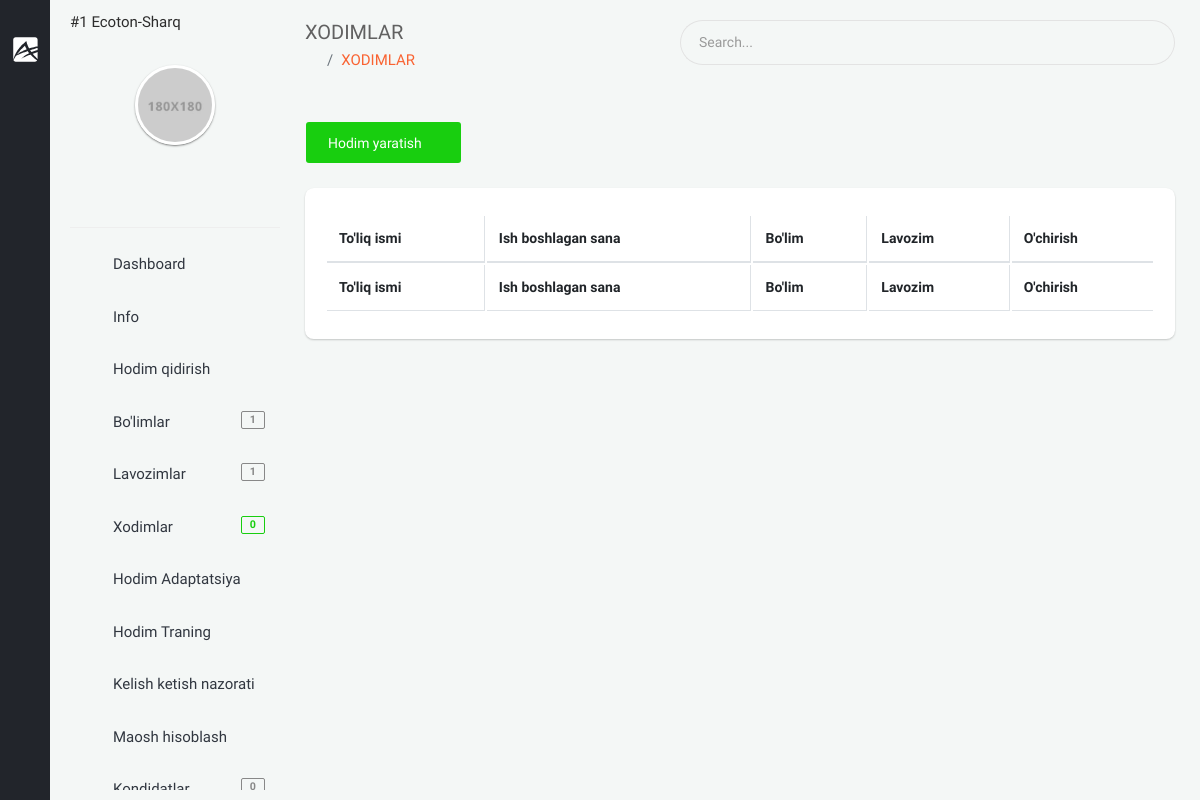
Before: /backoffice/staff (signed in) with the older database file.
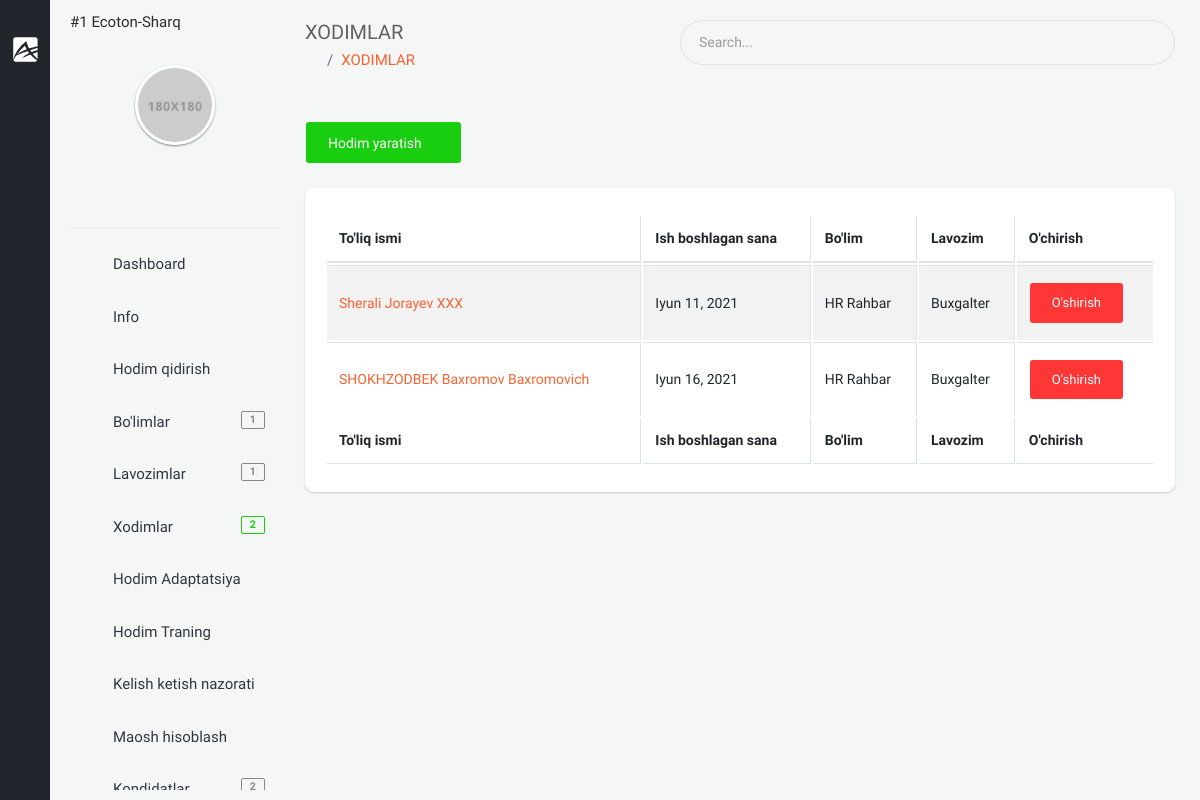
After: the same page with the newer database file.
### app/models.py (models this page shows, shortened)
class User(AbstractUser):
    branch = models.ForeignKey(Branch, on_delete=models.CASCADE, null=True, blank=True, verbose_name="Filial")
    company = models.ForeignKey("Company", on_delete=models.CASCADE, null=True, blank=True, verbose_name='Kompaniya')
    is_director = models.BooleanField(default=True)
    is_staff = models.BooleanField(default=True)
    created_at = models.DateTimeField(auto_now_add=True)
    class Meta:
        verbose_name_plural = "HR"

class Company(models.Model):
    name = models.CharField(max_length=100, verbose_name="Kompaniya nomi")
    phone = models.CharField(max_length=25, null=True, blank=True, verbose_name="Kompaniya telefon raqami")
    type = models.ForeignKey(TypeCompany, on_delete=models.CASCADE, null=True, blank=True,
                             verbose_name="Kompaniya turi")
    address = models.CharField(max_length=255, null=True, blank=True, verbose_name="Kompaniya manzili")
    creator = models.CharField(max_length=255, null=True, blank=True, verbose_name="Kompaniya asoschisi")
    text = RichTextUploadingField(null=True, blank=True, verbose_name="Kompaniya haqida qisqacha ma'lumot")
    video = models.FileField(upload_to='company/video/', null=True, blank=True,
                             verbose_name="Kompaniya haqida qisqacha video")
    info = models.TextField(null=True, blank=True, verbose_name="Bot uchun qisqacha ma'lumot")
    logo = models.ImageField(upload_to='company/image/', null=True, blank=True, verbose_name="Kompaniya logotipi")
    amount_of_staff = models.IntegerField(verbose_name="Hodimlar soni", default=1)
    created_at = models.DateTimeField(auto_now_add=True)
    def __str__(self):
        return f'#{self.id}  {self.name}'
    class Meta:
        ordering = ['-created_at']
        verbose_name_plural = "Kompaniya ma'lumotini qo'shish"

class Staff(models.Model):
    GENDER = (
        ('male', 'Erkak'),
        ('female', 'Ayol')
    )
    company = models.ForeignKey(Company, on_delete=models.CASCADE, verbose_name="Kompaniya")
    first_name = models.CharField(null=True, blank=True, max_length=255, verbose_name="Ism")
    second_name = models.CharField(null=True, blank=True, max_length=255, verbose_name="Familiya")
    last_name = models.CharField(null=True, blank=True, max_length=255, verbose_name="Otasining ismi")
    username = models.CharField(null=True, blank=True, max_length=255, verbose_name="Username")
    birth_date = models.DateField(null=True, blank=True, verbose_name="Tug'ilgan sana")
    gender = models.CharField(choices=GENDER, max_length=10, verbose_name="Jinsi")
    password = models.CharField(null=True, blank=True, max_length=255, verbose_name="parol")
    tabel_number = models.PositiveIntegerField(null=True, blank=True, verbose_name="Tabel raqami")
    start_work_at = models.DateField(null=True, blank=True, verbose_name="Ish boshlagan sana")
    account_number = models.BigIntegerField(null=True, blank=True, verbose_name="Xisob raqami")
    email = models.EmailField(unique=True, verbose_name="Elektron manzil")
    mobile_phone = models.CharField(null=True, blank=True, max_length=15, verbose_name="Mobil telefon")
    home_phone = models.CharField(null=True, blank=True, max_length=15, verbose_name="Uy telefoni")
    work_phone = models.CharField(null=True, blank=True, max_length=15, verbose_name="Ish telefoni")
    address = models.CharField(null=True, blank=True, max_length=255, verbose_name="Uy manzili")
    image = models.ImageField(upload_to='company/staff/image/', null=True, blank=True, verbose_name="Xodimning rasmi")
    qr_code = models.ImageField(upload_to='company/staff/qr_code/', null=True, blank=True,
                                verbose_name="Xodimning qr code")
    department = models.ForeignKey(Department, on_delete=models.CASCADE, verbose_name="Bo'lim")
    position = models.ForeignKey(Position, on_delete=models.CASCADE, verbose_name="Lavozim")
    note = models.CharField(max_length=255, null=True, blank=True, verbose_name="Eslatma")
    work_plan = models.ForeignKey(WorkPlan, on_delete=models.CASCADE, null=True, blank=True, verbose_name="Ish jadvali")
    created_at = models.DateTimeField(auto_now_add=True)
    class Meta:
        ordering = ['-created_at']
        verbose_name_plural = "Xodimlar"

class Department(models.Model):
    name = models.CharField(max_length=255, verbose_name="Bo'lim nomi")
    info = models.CharField(max_length=255, null=True, blank=True, verbose_name="Bo'lim haqida")
    company = models.ForeignKey(Company, on_delete=models.CASCADE, verbose_name='Kompaniya')
    created_at = models.DateTimeField(auto_now_add=True)
    def __str__(self):
        return self.name
    class Meta:
        ordering = ['-created_at']
        verbose_name_plural = "Bo'limlar"

class Position(models.Model):
    name = models.CharField(max_length=255, verbose_name="Lavozim nomi")
    info = models.CharField(max_length=255, null=True, blank=True, verbose_name='Lavozim haqida')
    company = models.ForeignKey(Company, on_delete=models.CASCADE, verbose_name='Kompaniya')
    created_at = models.DateTimeField(auto_now_add=True)
    def __str__(self):
        return self.name
    class Meta:
        ordering = ['-created_at']
        verbose_name_plural = "Lavozim"

### backoffice/views.py (the view)
# urls.py: path('staff', views.StaffListTemplate.as_view(), name="staff"),
class StaffListTemplate(LoginRequiredMixin, generic.ListView):
    template_name = 'backoffice/pages/staff/list.html'
    model = models.Staff
    def get_context_data(self, *, object_list=None, **kwargs):
        staff = super(StaffListTemplate, self).get_context_data(**kwargs)
        company = self.request.user.company
        staff['staffs'] = models.Staff.objects.filter(company=company).order_by('-created_at')
        return staff

### templates/backoffice/pages/staff/list.html (shortened to what this page needs)
{% extends 'backoffice/base.html' %}
{% block content %}
    <section class="content">
    <div class="container-fluid">
        <div class="block-header">
            <div class="row clearfix">
                <div class="col-lg-5 col-md-5 col-sm-12">
                    <h2>XODIMLAR</h2>
                    <ul class="breadcrumb padding-0">
                        <li class="breadcrumb-item"><a href="{% url 'backoffice-main' %}"><i class="zmdi zmdi-home"></i></a></li>
                        <li class="breadcrumb-item"><a href="javascript:void(0);">XODIMLAR</a></li>
                    </ul>
                </div>
                <div class="col-lg-7 col-md-7 col-sm-12">
                    <div class="input-group m-b-0">
                        <input type="text" class="form-control" placeholder="Search...">
                        <span class="input-group-addon">
                            <i class="zmdi zmdi-search"></i>
                        </span>
                    </div>
                </div>
            </div>
        </div>
        <div class="row clearfix">
            <div class="col-lg-12">
                <div class="card">
                    <div class="header">
                        <a href="{% url 'staff_create' %}" class="btn btn-success">Hodim yaratish <i class="zmdi zmdi-plus"></i></a>
                    </div>
                    <div class="body">
                        <div class="table-responsive">
                            <table class="table table-bordered table-striped table-hover js-basic-example dataTable">
                                <thead>
                                   <tr>
                                        <th>To'liq ismi</th>
                                        <th>Ish boshlagan sana</th>
                                        <th>Bo'lim</th>
                                        <th>Lavozim</th>
                                        <th>O'chirish</th>
                                    </tr>
                                </thead>
                                <tfoot>
                                    <tr>
                                        <th>To'liq ismi</th>
                                        <th>Ish boshlagan sana</th>
                                        <th>Bo'lim</th>
                                        <th>Lavozim</th>
                                        <th>O'chirish</th>
                                    </tr>
                                </tfoot>
                                <tbody>
                                    {% for staff in staffs %}
                                        <tr>
                                            <td><a href="{% url 'staff-detail' staff.pk %}">{{ staff.first_name }} {{ staff.second_name }} {{ staff.last_name }}</a></td>
                                            <td>{{ staff.birth_date }}</td>
                                            <td>{{ staff.department }}</td>
                                            <td>{{ staff.position}}</td>
                                            <td>
                                                <form action="{% url 'staff_delete' pk=staff.id %}" method="POST">
                                                    <input class="btn btn-default btn-danger" type="submit" value="O'shirish"/>
                                                </form>
                                            </td>
                                        </tr>
                                    {% endfor %}
                                </tbody>
                            </table>
                        </div>
                    </div>
                </div>
            </div>
        </div>
    </div>
</section>
{% endblock %}

### templates/backoffice/base.html (shortened to what this page needs)
{% load static %}
<!doctype html>
<html lang="en">
<head>
    {% include 'backoffice/../app/assets/links.html' %}
</head>
<body class="theme-black" style="overflow: auto">
{% if request.path == "/backoffice/login" or request.path == "/backoffice/registration" %}
{% else %}
    {% include 'backoffice/parts/minileftbar.html' %}
{% endif %}
{% block content %}{% endblock %}
</body>
</html>

### templates/app/assets/links.html
{% load static %}
<link rel="stylesheet" href="{% static 'backoffice/assets/plugins/bootstrap/css/bootstrap.min.css' %}">
<link rel="stylesheet" href="{% static 'backoffice/assets/plugins/jquery-datatable/dataTables.bootstrap4.min.css' %}">
<link  rel="stylesheet" href="{% static 'backoffice/assets/css/main.css' %}">
<link rel="stylesheet" href="{% static 'backoffice/assets/css/color_skins.css' %}">
<link rel="stylesheet" href="{% static 'backoffice/assets/plugins/multi-select/css/multi-select.css' %}">
<link rel="stylesheet" href="{% static 'backoffice/assets/plugins/bootstrap-select/css/bootstrap-select.css' %}">
<link rel="stylesheet" href="{% static 'backoffice/custom.css' %}">

### templates/backoffice/parts/minileftbar.html (shortened to what this page needs)
{% load static %}
<aside id="minileftbar" class="minileftbar">
    <ul class="menu_list">
        <li>
            <a href="javascript:void(0);" class="bars" style="display: inline;"></a>
            <a class="navbar-brand" href="{% url 'backoffice-main' %}"><img src="{% static 'backoffice/assets/images/logo.svg' %}" alt="Alpino"></a>
        </li>
        <li><a href="javascript:void(0);" class="menu-sm"><i class="zmdi zmdi-swap"></i></a></li>
        <li><a href="" title="Events"><i class="zmdi zmdi-calendar"></i></a></li>
        <li><a href="" title="Contact List"><i class="zmdi zmdi-account-box-phone"></i></a></li>
        <li><a href="javascript:void(0);" class="fullscreen" data-provide="fullscreen"><i
                class="zmdi zmdi-fullscreen"></i></a></li>
        <li class="power">
            <a href="{% url 'logout' %}" class="mega-menu"><i class="zmdi zmdi-power"></i></a>
        </li>
    </ul>
</aside>
<aside class="right_menu">
    <div id="leftsidebar" class="sidebar">
        <div class="menu">
            <ul class="list">
                <li>
                    <p>{{ request.user.company }}</p>
                </li>
                <li>
                    <div class="user-info m-b-20">
                        <div class="image">
                            <a href="" class=" waves-effect waves-block"><img src="{% static 'backoffice/assets/images/profile_av.jpg' %}" alt="User"></a>
                        </div>
                        <div class="detail">
                            <a href="javascript:void(0);" title="" class=" waves-effect waves-block"><i class="zmdi zmdi-facebook-box"></i></a>
                            <a href="javascript:void(0);" title="" class=" waves-effect waves-block"><i class="zmdi zmdi-linkedin-box"></i></a>
                            <a href="javascript:void(0);" title="" class=" waves-effect waves-block"><i class="zmdi zmdi-instagram"></i></a>
                            <a href="javascript:void(0);" title="" class=" waves-effect waves-block"><i class="zmdi zmdi-twitter-box"></i></a>
                        </div>
                    </div>
                </li>
                <li><a href="{% url 'backoffice-main' %}" class="toggled waves-effect waves-block"><i class="zmdi zmdi-home"></i><span>Dashboard</span></a></li>
                <li>
                    <a href="{% url 'info' %}" class="menu-toggle waves-effect waves-block"><i class="zmdi zmdi-desktop-windows"></i><span>Info</span></a>
                </li>
                <li>
                    <a href="{% url 'search_staff' %}" class="menu-toggle waves-effect waves-block"><i class="zmdi zmdi-search"></i><span>Hodim qidirish</span></a>
                </li>
                <li>
                    <a href="{% url 'department' %}" class="menu-toggle waves-effect waves-block"><i class="zmdi zmdi-window-maximize"></i><span>Bo'limlar</span> <span class="badge badge-default float-right">{{ department_amounts }}</span></a>
                </li>
                <li><a href="{% url 'position' %}" class="menu-toggle waves-effect waves-block"><i class="zmdi zmdi-ticket-star"></i><span>Lavozimlar</span><span class="badge badge-default float-right">{{ position_amounts }}</span></a>
                <li><a href="{% url 'staff' %}" class="menu-toggle waves-effect waves-block"><i class="zmdi zmdi zmdi-accounts-add"></i><span>Xodimlar</span><span class="badge badge-success float-right">{{ amount_staff }}</span></a></li>
                <li>
                    <a href="{% url 'training_info' %}" class="menu-toggle waves-effect waves-block"><i class="zmdi zmdi-desktop-windows"></i><span>Hodim Adaptatsiya</span></a>
                </li>
                <li>
                    <a href="" class="menu-toggle waves-effect waves-block"><i class="zmdi zmdi-run"></i><span>Hodim Traning</span></a>
                </li>
                <li>
                    <a href="{% url 'control_staff_flow' %}" class="menu-toggle waves-effect waves-block"><i class="zmdi zmdi-run"></i><span>Kelish ketish nazorati</span></a>
                </li>
                <li>
                    <a href="" class="menu-toggle waves-effect waves-block"><i class="zmdi zmdi-money-box"></i><span>Maosh hisoblash</span></a>
                </li>
                <li>
                    <a href="{% url 'new_telegram_staff' %}" class="menu-toggle waves-effect waves-block"><i class="zmdi zmdi-account-box-o "></i><span>Kondidatlar</span><span class="badge badge-default float-right">{{ bot_user_list_counter }}</span></a>
                </li>
            </ul>
        </div>
    </div>
</aside>

### templates/app/assets/scripts.html (shortened to what this page needs)
{% load  static %}

Changed rows visible on the page:
added Staff: first_name "Sherali", second_name "Jorayev", last_name "XXX", birth_date "Iyun 11, 2021", department "HR Rahbar", position "Buxgalter"
added Staff: first_name "SHOKHZODBEK", second_name "Baxromov", last_name "Baxromovich", birth_date "Iyun 16, 2021", department "HR Rahbar", position "Buxgalter"
Other visible differences:
{{ amount_staff }}: "0" → "2"
{{ bot_user_list_counter }}: "0" → "2"
